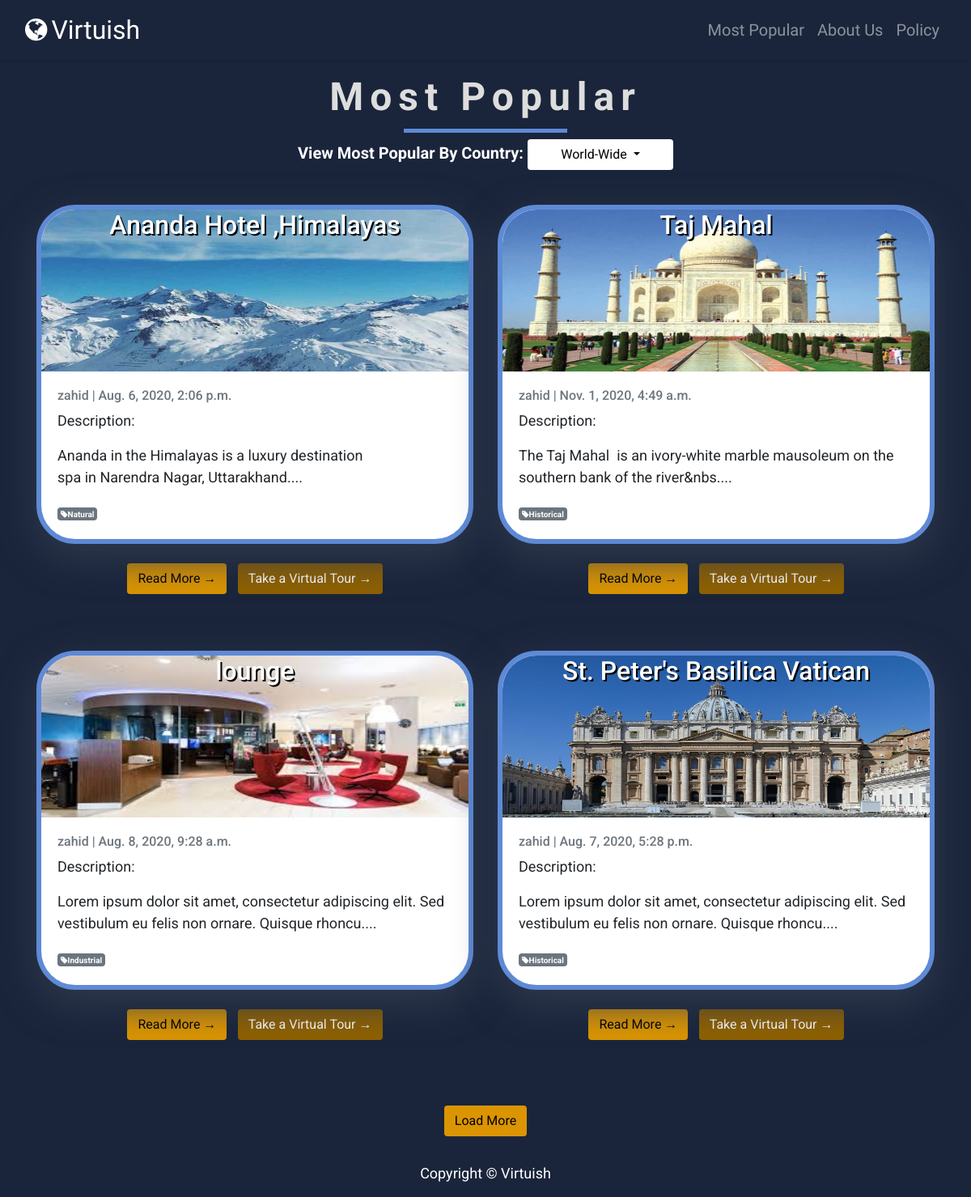
The app's page /MostPopular/ with its own data.
### travel/models.py (models this page shows, shortened)
class Post(models.Model):
    title = models.CharField(max_length=200, unique=True)
    slug = models.SlugField(max_length=200, unique=True)
    author = models.ForeignKey(User, on_delete= models.CASCADE,related_name='blog_posts')
    updated_on = models.DateTimeField(auto_now= True)
    content = models.TextField()
    img = models.ImageField(upload_to='images/', blank=True)
    virtualtour= models.FileField(upload_to='images/', blank=True)
    created_on = models.DateTimeField(auto_now_add=True)
    status = models.IntegerField(choices=STATUS, default=0)
    viewcount=models.IntegerField(default=1,blank=True,null=True)
    tag_let_one = models.CharField(max_length=200, blank=True,null=True, choices=[('Natural', 'Natural'), ('Historical', 'Historical'), ('Industrial', 'Industrial')])
    class Meta:
        ordering = ['-created_on']

### travel/views.py (the view)
# urls.py: path('MostPopular/', views.MostPopular, name='MostPopular'),
def MostPopular(request):
    if request.GET.get('c'):
        datsza=DataTracking.objects.filter(country=request.GET.get('c')).values_list('blogtitle').order_by('-viewcount')
        lt = datsza
        out = [item for t in lt for item in t]
        datsza = out
        queryset = Post.objects.filter(Q(status=1) & Q(title__in=datsza)).order_by('-viewcount')
    else:
        queryset = Post.objects.filter(status=1).order_by('-viewcount')
    countrylist=DataTracking.objects.values_list('country', flat=True).distinct()
    template_name = 'popular.html'
    page = request.GET.get('page', 1)
    paginator = Paginator(queryset, 4)
    try:
        pages = paginator.page(page)
    except PageNotAnInteger:
        pages = paginator.page(1)
    except EmptyPage:
        pages = paginator.page(paginator.num_pages)
    return render(request, template_name, {'post_list':pages,'countrylist':countrylist})

### travel/templates/popular.html (shortened to what this page needs)
{% extends "layout.html" %}
 {% block content %}
<div class="container">
    <br>
    <center><h1 class="section-title__name">Most Popular</h1></center>
    <div class="dropdown">
      <center><span style="color:white;font-size:20px;font-weight:bold">View Most Popular By Country: </span><button style="width:180px;" class="btn btn-select dropdown-toggle" type="button" id="dropdownMenuButton" data-toggle="dropdown" aria-haspopup="true" aria-expanded="false">
        World-Wide
      </button>
      </center>
    </div>
    <br>
    <div class="row infinite-container">
        {% for post in post_list %}
  <div class="col-md-6 mt-3 left infinite-item">
    <div style="border-color:#5e8ad6;border-width:6px;border-radius:3rem;overflow: hidden;" class="card mb-4" >
      <div style="width:100%;height:200px;background-image: url('{{ post.img.url }}');background-repeat: no-repeat;background-size:100% 200px;">
        <h2 style="text-shadow:2px 2px black;" class="card-title text-white text-center">{{ post.title }}</h2>
      </div>
      <div class="card-body">
        <p class="card-text text-muted h6">{{ post.author }} | {{ post.created_on}} </p>
        <p class="card-text">Description:<br>{{ post.content | slice:":110" | safe }}....</p>
        <span style="font-size:10px;" class="badge badge-secondary"><i class="fa fa-tag"></i>{{ post.tag_let_one }}</span>
      </div>
    </div>
    <center>
      <a href="{% url 'post' post.slug  %}" class="btn light-btn">Read More &rarr;</a> &nbsp;
      <a href="{% url 'VirtualTour' post.slug  %}" class="btn dark-btn">Take a Virtual Tour &rarr;</a>
    </center>
    <br><br>
  </div>
    {% endfor %}
  </div>
  {% if post_list.has_other_pages %}
  <nav aria-label="Page navigation conatiner">
    <br>
    <ul class="pagination justify-content-center">
      {% if post_list.has_next %}
      <center><li><button type="button" class="btn light-btn" onclick="loadmore()" name="button"> Load More</button></li></center>
      {% endif %}
    </ul>
  </nav>
{% endif %}
</div>
{% endblock content %}

### travel/templates/popular.html (style rules this page uses)
body { font-family: "Roboto", sans-serif; font-size: 18px; background-color: #1a253b; }
.card { box-shadow: 0 16px 48px #303a4e !important; }
.section-title__name { font-size: 3rem; font-family: var(--subHead); letter-spacing: 0.5rem; display: inline-block; text-align: center; padding: 10px 10px 15px; background: linear-gradient( 90deg, transparent 25%, #5e8ad6 25%, #5e8ad6 75%, transparent 75% ); background-size: 100% 5px; background-position: 0% 100%; background-repeat: no-repeat; color: #ddd; font-weight: 700; }

### records on screen
Post: img (picture), title "Ananda Hotel ,Himalayas", author "zahid", created_on "Aug. 6, 2020, 2:06 p.m.", content "Ananda in the Himalayas is a luxury destination spa in Narendra Nagar, Uttarakhand", tag_let_one "Natural"
Post: img (picture), title "Taj Mahal", author "zahid", created_on "Nov. 1, 2020, 4:49 a.m.", content "The Taj Mahal is an ivory-white marble mausoleum on the southern bank of the river&nbs", tag_let_one "Historical"
Post: img (picture), title "lounge", author "zahid", created_on "Aug. 8, 2020, 9:28 a.m.", content "Lorem ipsum dolor sit amet, consectetur adipiscing elit. Sed vestibulum eu felis non ornare. Quisque rhoncu", tag_let_one "Industrial"
Post: img (picture), title "St. Peter's Basilica Vatican", author "zahid", created_on "Aug. 7, 2020, 5:28 p.m.", content "Lorem ipsum dolor sit amet, consectetur adipiscing elit. Sed vestibulum eu felis non ornare. Quisque rhoncu", tag_let_one "Historical"
